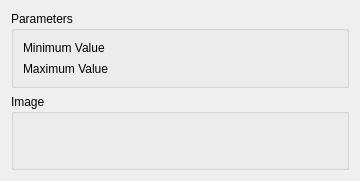
<?xml version="1.0" encoding="UTF-8"?>
<ui version="4.0">
 <class>WindLabGui::DlgUniformRandomPhases</class>
 <widget class="QWidget" name="WindLabGui::DlgUniformRandomPhases">
  <property name="geometry">
   <rect>
    <x>0</x>
    <y>0</y>
    <width>360</width>
    <height>181</height>
   </rect>
  </property>
  <property name="windowTitle">
   <string>Feature Parameters</string>
  </property>
  <property name="sizeGripEnabled" stdset="0">
   <bool>true</bool>
  </property>
  <layout class="QGridLayout" name="gridLayout">
   <item row="1" column="0">
    <widget class="QGroupBox" name="GroupBox5_5">
     <property name="title">
      <string>Image</string>
     </property>
     <layout class="QGridLayout" name="_6">
      <property name="leftMargin">
       <number>9</number>
      </property>
      <property name="topMargin">
       <number>9</number>
      </property>
      <property name="rightMargin">
       <number>9</number>
      </property>
      <property name="bottomMargin">
       <number>9</number>
      </property>
      <property name="spacing">
       <number>6</number>
      </property>
      <item row="1" column="0">
       <layout class="QHBoxLayout" name="horizontalLayout_9" stretch="0">
        <item>
         <widget class="QLabel" name="label_Image">
          <property name="text">
           <string/>
          </property>
         </widget>
        </item>
       </layout>
      </item>
     </layout>
    </widget>
   </item>
   <item row="0" column="0">
    <widget class="QGroupBox" name="GroupBox5_3">
     <property name="title">
      <string>Parameters</string>
     </property>
     <layout class="QGridLayout" name="_3">
      <property name="leftMargin">
       <number>9</number>
      </property>
      <property name="topMargin">
       <number>9</number>
      </property>
      <property name="rightMargin">
       <number>9</number>
      </property>
      <property name="bottomMargin">
       <number>9</number>
      </property>
      <property name="spacing">
       <number>6</number>
      </property>
      <item row="2" column="0">
       <layout class="QHBoxLayout" name="horizontalLayout_6" stretch="0,0">
        <item>
         <widget class="QLabel" name="label_6">
          <property name="text">
           <string>Minimum Value</string>
          </property>
         </widget>
        </item>
        <item>
         <widget class="Gui::QuantitySpinBox" name="doubleSpinBox_MinValue" native="true">
          <property name="keyboardTracking" stdset="0">
           <bool>false</bool>
          </property>
         </widget>
        </item>
       </layout>
      </item>
      <item row="3" column="0">
       <layout class="QHBoxLayout" name="horizontalLayout" stretch="0,0">
        <item>
         <widget class="QLabel" name="label">
          <property name="text">
           <string>Maximum Value</string>
          </property>
         </widget>
        </item>
        <item>
         <widget class="Gui::QuantitySpinBox" name="doubleSpinBox_MaxValue" native="true">
          <property name="keyboardTracking" stdset="0">
           <bool>false</bool>
          </property>
         </widget>
        </item>
       </layout>
      </item>
     </layout>
    </widget>
   </item>
  </layout>
 </widget>
 <customwidgets>
  <customwidget>
   <class>Gui::QuantitySpinBox</class>
   <extends>QWidget</extends>
   <header>Gui/QuantitySpinBox.h</header>
  </customwidget>
 </customwidgets>
 <resources/>
 <connections/>
</ui>
